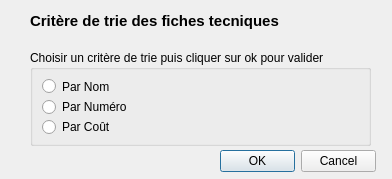
<?xml version="1.0" encoding="UTF-8"?>
<ui version="4.0">
 <class>Dialog</class>
 <widget class="QDialog" name="Dialog">
  <property name="geometry">
   <rect>
    <x>0</x>
    <y>0</y>
    <width>392</width>
    <height>179</height>
   </rect>
  </property>
  <property name="windowTitle">
   <string>Dialog</string>
  </property>
  <widget class="QDialogButtonBox" name="buttonBox">
   <property name="geometry">
    <rect>
     <x>220</x>
     <y>150</y>
     <width>156</width>
     <height>23</height>
    </rect>
   </property>
   <property name="standardButtons">
    <set>QDialogButtonBox::Cancel|QDialogButtonBox::Ok</set>
   </property>
  </widget>
  <widget class="QLabel" name="label">
   <property name="geometry">
    <rect>
     <x>30</x>
     <y>10</y>
     <width>391</width>
     <height>21</height>
    </rect>
   </property>
   <property name="font">
    <font>
     <pointsize>11</pointsize>
     <weight>75</weight>
     <bold>true</bold>
    </font>
   </property>
   <property name="text">
    <string>Critère de trie des fiches tecniques</string>
   </property>
  </widget>
  <widget class="QGroupBox" name="groupBox">
   <property name="geometry">
    <rect>
     <x>30</x>
     <y>50</y>
     <width>341</width>
     <height>96</height>
    </rect>
   </property>
   <property name="title">
    <string>Choisir un critère de trie puis cliquer sur ok pour valider</string>
   </property>
   <layout class="QGridLayout" name="gridLayout">
    <item row="0" column="0">
     <widget class="QRadioButton" name="radioButton">
      <property name="text">
       <string>Par Nom</string>
      </property>
     </widget>
    </item>
    <item row="1" column="0">
     <widget class="QRadioButton" name="radioButton_2">
      <property name="text">
       <string>Par Numéro</string>
      </property>
     </widget>
    </item>
    <item row="2" column="0">
     <widget class="QRadioButton" name="radioButton_3">
      <property name="text">
       <string>Par Coût</string>
      </property>
     </widget>
    </item>
   </layout>
  </widget>
 </widget>
 <resources/>
 <connections/>
</ui>
